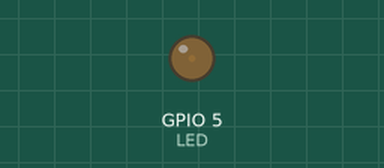
This program was run on a simulated ESP32 board running MicroPython. Parts: output pins drawn as LEDs (lit = HIGH). What the program prints to the serial console is not drawn.

Above: at 0.05 s.
At 5.2 s:
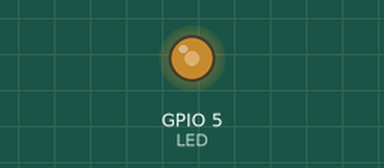
At 7.75 s:
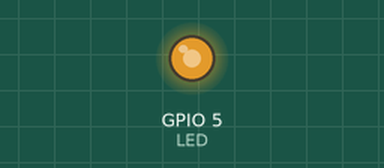
At 10.35 s:
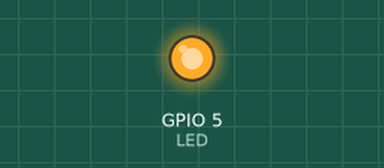
Timing chart, 0 to 13.5 s (numbered marks = the images above):
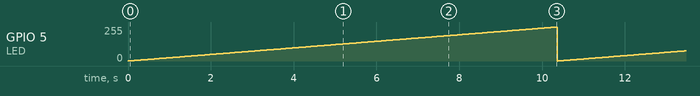

Measured:
- by itself, GPIO 5 (LED): ramps from 0/255 to 255/255 and jumps back, once every 10.4 s

The program:

pwm.py
```python
from machine import Pin, PWM
from time import sleep

freq = 5000
LED = PWM(Pin(5),freq)

while True:
    for duty_cycle in range (0, 1024):
        LED.duty(duty_cycle)
        print(duty_cycle)
        sleep(0.01)
```
